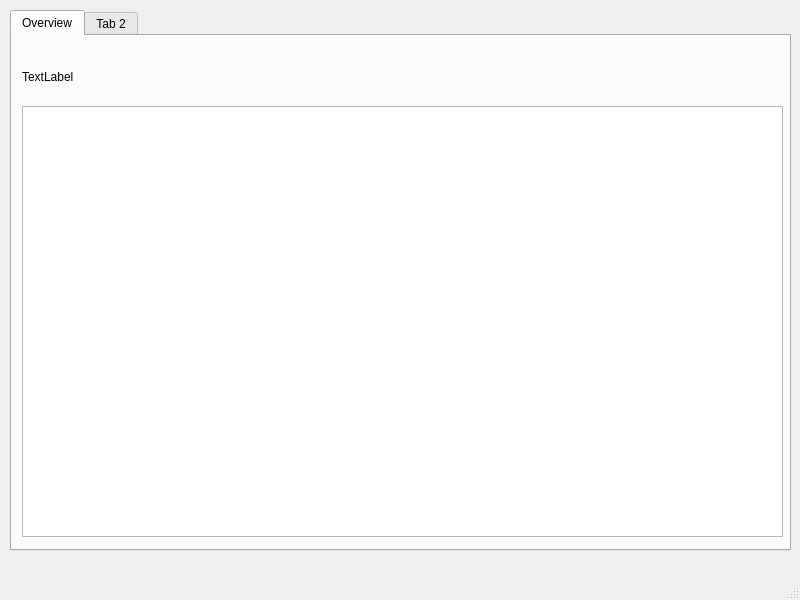
<?xml version="1.0" encoding="UTF-8"?>
<ui version="4.0">
 <class>MainWindow</class>
 <widget class="QMainWindow" name="MainWindow">
  <property name="geometry">
   <rect>
    <x>0</x>
    <y>0</y>
    <width>800</width>
    <height>600</height>
   </rect>
  </property>
  <property name="windowTitle">
   <string>MainWindow</string>
  </property>
  <widget class="QWidget" name="centralwidget">
   <widget class="QTabWidget" name="tabWidget">
    <property name="geometry">
     <rect>
      <x>10</x>
      <y>10</y>
      <width>781</width>
      <height>541</height>
     </rect>
    </property>
    <property name="currentIndex">
     <number>0</number>
    </property>
    <widget class="QWidget" name="tab_overview">
     <attribute name="title">
      <string>Overview</string>
     </attribute>
     <widget class="QTableView" name="tableView">
      <property name="geometry">
       <rect>
        <x>10</x>
        <y>70</y>
        <width>761</width>
        <height>431</height>
       </rect>
      </property>
     </widget>
     <widget class="QLabel" name="label">
      <property name="geometry">
       <rect>
        <x>10</x>
        <y>30</y>
        <width>91</width>
        <height>21</height>
       </rect>
      </property>
      <property name="text">
       <string>TextLabel</string>
      </property>
     </widget>
    </widget>
    <widget class="QWidget" name="tab_2">
     <attribute name="title">
      <string>Tab 2</string>
     </attribute>
    </widget>
   </widget>
  </widget>
  <widget class="QMenuBar" name="menubar">
   <property name="geometry">
    <rect>
     <x>0</x>
     <y>0</y>
     <width>800</width>
     <height>21</height>
    </rect>
   </property>
  </widget>
  <widget class="QStatusBar" name="statusbar"/>
 </widget>
 <resources/>
 <connections/>
</ui>
